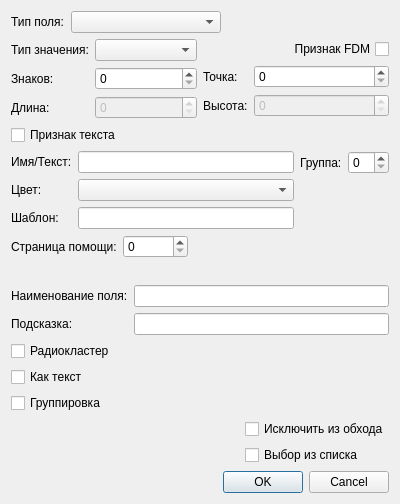
<?xml version="1.0" encoding="UTF-8"?>
<ui version="4.0">
 <class>ControlPropertysDlg</class>
 <widget class="QDialog" name="ControlPropertysDlg">
  <property name="geometry">
   <rect>
    <x>0</x>
    <y>0</y>
    <width>400</width>
    <height>504</height>
   </rect>
  </property>
  <property name="minimumSize">
   <size>
    <width>390</width>
    <height>0</height>
   </size>
  </property>
  <property name="windowTitle">
   <string>Параметры поля</string>
  </property>
  <property name="autoFillBackground">
   <bool>true</bool>
  </property>
  <layout class="QVBoxLayout" name="verticalLayout_5">
   <item>
    <layout class="QHBoxLayout" name="horizontalLayout" stretch="0,0,1">
     <item>
      <widget class="QLabel" name="label">
       <property name="text">
        <string>Тип поля:</string>
       </property>
      </widget>
     </item>
     <item>
      <widget class="QComboBox" name="fieldTypeBox">
       <property name="minimumSize">
        <size>
         <width>150</width>
         <height>0</height>
        </size>
       </property>
      </widget>
     </item>
     <item>
      <spacer name="horizontalSpacer">
       <property name="orientation">
        <enum>Qt::Horizontal</enum>
       </property>
       <property name="sizeHint" stdset="0">
        <size>
         <width>40</width>
         <height>20</height>
        </size>
       </property>
      </spacer>
     </item>
    </layout>
   </item>
   <item>
    <layout class="QHBoxLayout" name="horizontalLayout_7">
     <item>
      <layout class="QFormLayout" name="formLayout_2">
       <item row="0" column="0">
        <widget class="QLabel" name="label_2">
         <property name="text">
          <string>Тип значения:</string>
         </property>
        </widget>
       </item>
       <item row="0" column="1">
        <widget class="QComboBox" name="dataTypeBox"/>
       </item>
       <item row="1" column="0">
        <widget class="QLabel" name="label_3">
         <property name="text">
          <string>Знаков:</string>
         </property>
        </widget>
       </item>
       <item row="1" column="1">
        <widget class="QSpinBox" name="dataLength"/>
       </item>
       <item row="2" column="0">
        <widget class="QLabel" name="label_5">
         <property name="text">
          <string>Длина:</string>
         </property>
        </widget>
       </item>
       <item row="2" column="1">
        <widget class="QSpinBox" name="length">
         <property name="enabled">
          <bool>false</bool>
         </property>
        </widget>
       </item>
      </layout>
     </item>
     <item>
      <layout class="QVBoxLayout" name="verticalLayout">
       <item>
        <widget class="QCheckBox" name="fdmBox">
         <property name="layoutDirection">
          <enum>Qt::RightToLeft</enum>
         </property>
         <property name="text">
          <string>Признак FDM</string>
         </property>
        </widget>
       </item>
       <item>
        <layout class="QFormLayout" name="formLayout">
         <item row="0" column="0">
          <widget class="QLabel" name="label_4">
           <property name="text">
            <string>Точка:</string>
           </property>
          </widget>
         </item>
         <item row="0" column="1">
          <widget class="QSpinBox" name="point"/>
         </item>
         <item row="1" column="0">
          <widget class="QLabel" name="label_6">
           <property name="text">
            <string>Высота:</string>
           </property>
          </widget>
         </item>
         <item row="1" column="1">
          <widget class="QSpinBox" name="lines">
           <property name="enabled">
            <bool>false</bool>
           </property>
          </widget>
         </item>
        </layout>
       </item>
      </layout>
     </item>
    </layout>
   </item>
   <item>
    <layout class="QHBoxLayout" name="horizontalLayout_4">
     <item>
      <widget class="QCheckBox" name="isText">
       <property name="text">
        <string>Признак текста</string>
       </property>
      </widget>
     </item>
     <item>
      <spacer name="horizontalSpacer_3">
       <property name="orientation">
        <enum>Qt::Horizontal</enum>
       </property>
       <property name="sizeHint" stdset="0">
        <size>
         <width>40</width>
         <height>20</height>
        </size>
       </property>
      </spacer>
     </item>
    </layout>
   </item>
   <item>
    <layout class="QHBoxLayout" name="horizontalLayout_2">
     <item>
      <layout class="QFormLayout" name="formLayout_3">
       <item row="0" column="0">
        <widget class="QLabel" name="label_7">
         <property name="text">
          <string>Имя/Текст:</string>
         </property>
        </widget>
       </item>
       <item row="0" column="1">
        <widget class="QLineEdit" name="nameTextEdit"/>
       </item>
       <item row="1" column="0">
        <widget class="QLabel" name="label_8">
         <property name="text">
          <string>Цвет:</string>
         </property>
        </widget>
       </item>
       <item row="1" column="1">
        <widget class="QComboBox" name="controlStyle"/>
       </item>
       <item row="2" column="1">
        <widget class="QLineEdit" name="valueTemplate"/>
       </item>
       <item row="2" column="0">
        <widget class="QLabel" name="label_9">
         <property name="text">
          <string>Шаблон:</string>
         </property>
        </widget>
       </item>
      </layout>
     </item>
     <item>
      <layout class="QVBoxLayout" name="verticalLayout_2">
       <item>
        <layout class="QFormLayout" name="formLayout_5">
         <item row="0" column="0">
          <widget class="QLabel" name="label_10">
           <property name="text">
            <string>Группа:</string>
           </property>
          </widget>
         </item>
         <item row="0" column="1">
          <widget class="QSpinBox" name="controlGroup"/>
         </item>
        </layout>
       </item>
      </layout>
     </item>
    </layout>
   </item>
   <item>
    <layout class="QHBoxLayout" name="horizontalLayout_3">
     <item>
      <layout class="QFormLayout" name="formLayout_4">
       <item row="0" column="0">
        <widget class="QLabel" name="label_11">
         <property name="text">
          <string>Страница помощи:</string>
         </property>
        </widget>
       </item>
       <item row="0" column="1">
        <widget class="QSpinBox" name="helpPage">
         <property name="minimumSize">
          <size>
           <width>65</width>
           <height>0</height>
          </size>
         </property>
        </widget>
       </item>
      </layout>
     </item>
     <item>
      <spacer name="horizontalSpacer_2">
       <property name="orientation">
        <enum>Qt::Horizontal</enum>
       </property>
       <property name="sizeHint" stdset="0">
        <size>
         <width>40</width>
         <height>20</height>
        </size>
       </property>
      </spacer>
     </item>
    </layout>
   </item>
   <item>
    <layout class="QFormLayout" name="formLayout_6">
     <item row="0" column="0">
      <widget class="QLabel" name="label_12">
       <property name="text">
        <string>Наименование поля:</string>
       </property>
      </widget>
     </item>
     <item row="0" column="1">
      <widget class="QLineEdit" name="controlName"/>
     </item>
     <item row="1" column="0">
      <widget class="QLabel" name="label_13">
       <property name="text">
        <string>Подсказка:</string>
       </property>
      </widget>
     </item>
     <item row="1" column="1">
      <widget class="QLineEdit" name="toolTip"/>
     </item>
    </layout>
   </item>
   <item>
    <layout class="QHBoxLayout" name="horizontalLayout_5">
     <item>
      <layout class="QVBoxLayout" name="verticalLayout_3">
       <item>
        <widget class="QCheckBox" name="flagRadio">
         <property name="text">
          <string>Радиокластер</string>
         </property>
        </widget>
       </item>
       <item>
        <widget class="QCheckBox" name="flagText">
         <property name="text">
          <string>Как текст</string>
         </property>
        </widget>
       </item>
       <item>
        <widget class="QCheckBox" name="flagGroup">
         <property name="text">
          <string>Группировка</string>
         </property>
        </widget>
       </item>
      </layout>
     </item>
     <item>
      <spacer name="horizontalSpacer_4">
       <property name="orientation">
        <enum>Qt::Horizontal</enum>
       </property>
       <property name="sizeHint" stdset="0">
        <size>
         <width>40</width>
         <height>20</height>
        </size>
       </property>
      </spacer>
     </item>
     <item>
      <widget class="ControlTabOrderEdit" name="tabOrderWidget" native="true"/>
     </item>
    </layout>
   </item>
   <item>
    <layout class="QHBoxLayout" name="horizontalLayout_6">
     <item>
      <spacer name="horizontalSpacer_5">
       <property name="orientation">
        <enum>Qt::Horizontal</enum>
       </property>
       <property name="sizeHint" stdset="0">
        <size>
         <width>40</width>
         <height>20</height>
        </size>
       </property>
      </spacer>
     </item>
     <item>
      <layout class="QVBoxLayout" name="verticalLayout_4">
       <item>
        <widget class="QCheckBox" name="flagExcludeTab">
         <property name="text">
          <string>Исключить из обхода</string>
         </property>
        </widget>
       </item>
       <item>
        <widget class="QCheckBox" name="flagSelectList">
         <property name="text">
          <string>Выбор из списка</string>
         </property>
        </widget>
       </item>
      </layout>
     </item>
    </layout>
   </item>
   <item>
    <widget class="QDialogButtonBox" name="buttonBox">
     <property name="orientation">
      <enum>Qt::Horizontal</enum>
     </property>
     <property name="standardButtons">
      <set>QDialogButtonBox::Cancel|QDialogButtonBox::Ok</set>
     </property>
    </widget>
   </item>
  </layout>
 </widget>
 <customwidgets>
  <customwidget>
   <class>ControlTabOrderEdit</class>
   <extends>QWidget</extends>
   <header location="global">widgets\controltaborderedit.h</header>
   <container>1</container>
  </customwidget>
 </customwidgets>
 <resources/>
 <connections>
  <connection>
   <sender>buttonBox</sender>
   <signal>accepted()</signal>
   <receiver>ControlPropertysDlg</receiver>
   <slot>accept()</slot>
   <hints>
    <hint type="sourcelabel">
     <x>248</x>
     <y>254</y>
    </hint>
    <hint type="destinationlabel">
     <x>157</x>
     <y>274</y>
    </hint>
   </hints>
  </connection>
  <connection>
   <sender>buttonBox</sender>
   <signal>rejected()</signal>
   <receiver>ControlPropertysDlg</receiver>
   <slot>reject()</slot>
   <hints>
    <hint type="sourcelabel">
     <x>316</x>
     <y>260</y>
    </hint>
    <hint type="destinationlabel">
     <x>286</x>
     <y>274</y>
    </hint>
   </hints>
  </connection>
 </connections>
</ui>
